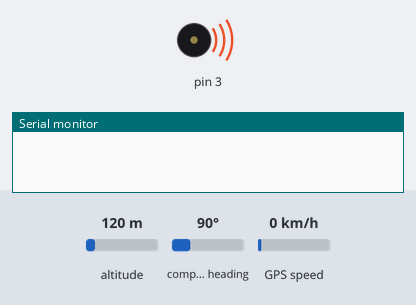
Bench run of a sketch on a simulated Arduino Uno, built with avr-gcc and run on an emulated ATmega328P. Shown: buzzer (waves = sounding), the last lines printed to the serial monitor. The inputs (shaded band) are chosen by the test bench; at power-on: altitude 120 m, compass heading 90°, GPS speed 0 km/h. The GPS gets a fix after 3 s at 37.7749, -122.4194 with 8 satellites.

Above: at 0.5 s.
At 5.0 s:
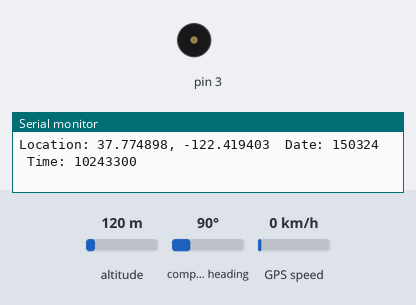
Timing chart, 0 to 7.0 s (numbered marks = the images above):
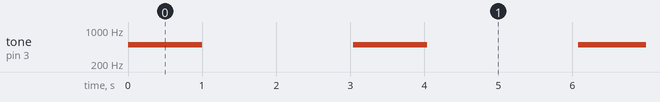

Measured:
- by itself, tone on pin 3: alternates 500 Hz for 1.0 s and silent for 2.0 s

The sketch:

gps.ino
```cpp
//不確定塑膠蓋子是否會影響訊號接收
#include <TinyGPS++.h>
//include <SoftwareSerial.h>
#include <AltSoftSerial.h>


TinyGPSPlus gps;
//SoftwareSerial ss(4, 3);//pin4是RX，接模組的TXD；pin3是TX，接模組的RXD
AltSoftSerial ss;//GPS模組，Pin8為RX，接GPS的TXD；Pin9為TX，接GPS的RXD

struct dataStruct{
  double latitude;
  double longitude;
  unsigned long date;
  unsigned long time;
}gpsData;


void setup()
{
  Serial.begin(115200);
  ss.begin(9600);
  buzzer_setup();
}

void loop()
{
  buzzer_work();
  while (ss.available() > 0){
    if (gps.encode(ss.read())){
      getInfo();
      printResults();
    }
  }
}

void getInfo(){
  if (gps.location.isValid()){
    gpsData.latitude = gps.location.lat();
    gpsData.longitude = gps.location.lng();
  }
  else{
    Serial.println("Invalid location");
  }
  if (gps.date.isValid()){
    gpsData.date = gps.date.value();
  }
  else{
    Serial.println("Invalid date");
  }
  if (gps.time.isValid()){
    gpsData.time = gps.time.value();
  }
  else{
    Serial.println("Invalid time");
  }
}

void printResults(){
  Serial.print("Location: ");
  Serial.print(gpsData.latitude, 6); Serial.print(", "); Serial.print(gpsData.longitude, 6);
  Serial.print("  Date: ");
  Serial.print(gpsData.date);
  Serial.print("  Time: ");
  Serial.print(gpsData.time);
  Serial.println();
}

void buzzer_setup(){
  pinMode(3,OUTPUT);
  }

void buzzer_work(){
    //digitalWrite(3,HIGH);
    tone(3,500);
    //Serial.print("high");
  delay(1000);
  noTone(3);

  delay(2000);
  ;}
```
